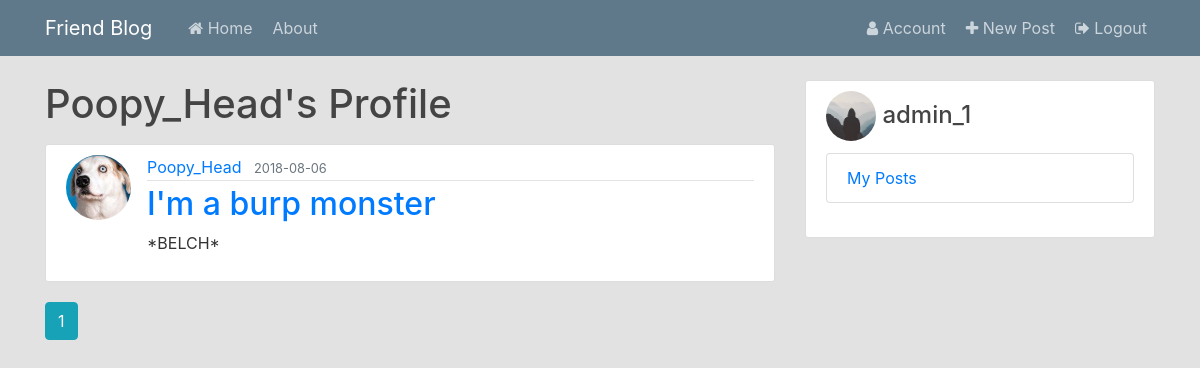
Page /user/Poopy_Head (signed in) on the committed database.
### flaskblog/models.py (models this page shows, shortened)
class User(db.Model, UserMixin):
    id = db.Column(db.Integer, primary_key=True)
    username = db.Column(db.String(20), unique=True, nullable=False)
    email = db.Column(db.String(120), unique=True, nullable=False)
    image_file = db.Column(db.String(20), nullable=False, default='default.jpg')
    password = db.Column(db.String(60), nullable=False)
    posts = db.relationship('Post', backref='author', lazy=True)

class Post(db.Model):
    id = db.Column(db.Integer, primary_key=True)
    title = db.Column(db.String(100), nullable=False)
    date_posted = db.Column(db.DateTime, nullable=False, default=datetime.now(tz=pytz.UTC).astimezone(pytz.timezone('US/Eastern')))
    content = db.Column(db.Text, nullable=False)
    month_now = datetime.now(tz=pytz.UTC).astimezone(pytz.timezone('US/Eastern')).strftime("%B")
    year_now = datetime.now(tz=pytz.UTC).astimezone(pytz.timezone('US/Eastern')).strftime("%Y")
    month = db.Column(db.Text, nullable=False, default=month_now)
    year = db.Column(db.Text, nullable=False, default=year_now)
    link = db.Column(db.Text, nullable=True)
    user_id = db.Column(db.Integer, db.ForeignKey('user.id'), nullable=False)

### flaskblog/users/routes.py (the view)
@users.route("/user/<string:username>")
def user_posts(username):
    page = request.args.get('page', 1, type=int)
    user = User.query.filter_by(username=username).first_or_404()
    posts = Post.query.filter_by(author=user)\
        .order_by(Post.date_posted.desc())\
        .paginate(page=page, per_page=5)
    return render_template('user_posts.html', posts=posts, user=user)

### flaskblog/models.py (called while the page is built)
@login_manager.user_loader
def load_user(user_id):
    return User.query.get(int(user_id))

### flaskblog/templates/user_posts.html (shortened to what this page needs)
{% extends "layout.html" %}
{% block content %}
  <h1 class="mb-3">{{ user.username }}'s Profile</h1>
    {% for post in posts.items %}
      <article class="media content-section">
        <img class='rounded-circle article-img' src="{{ url_for('static', filename='profile_pics/' + post.author.image_file) }}" alt="">
        <div class="media-body">
          <div class="article-metadata">
            <a class="mr-2" href="{{ url_for('users.user_posts', username=post.author.username) }}">{{ post.author.username }}</a>
            <small class="text-muted">{{ post.date_posted.strftime('%Y-%m-%d') }}</small>
          </div>
          <h2><a href="{{ url_for('posts.post', post_id=post.id) }}">{{ post.title }}</a></h2>
          <p class="article-content">{{ post.content }}</p>
        </div>
      </article>
    {% endfor %}
    {% for page_num in posts.iter_pages(left_edge=1, right_edge=1, left_current=1, right_current=2) %}
      {% if page_num %}
        {% if posts.page == page_num %}
          <a class="btn btn-info mb-4" href="{{ url_for('users.user_posts', username=user.username, page=page_num) }}">{{ page_num }}</a>
        {% else %}
          <a class="btn btn-outline-info mb-4" href="{{ url_for('users.user_posts', page=page_num, username=user.username) }}">{{ page_num }}</a>
        {% endif %}
      {% endif %}
    {% endfor %}
{% endblock content%}

### flaskblog/templates/layout.html (shortened to what this page needs)
<!DOCTYPE html>
<html lang="en">
<head>
  <link rel="stylesheet" href="https://stackpath.bootstrapcdn.com/font-awesome/4.7.0/css/font-awesome.min.css">
  <link rel="stylesheet" href="https://stackpath.bootstrapcdn.com/bootstrap/4.1.3/css/bootstrap.min.css">
  <link rel="stylesheet" type="text/css" href="{{url_for('static', filename='main.css')}}">
</head>
<body class="bg-body">
  <header class="site-header">
    <nav class="navbar navbar-expand-md navbar-dark bg-steel fixed-top">
      <div class="container">
        <a class="navbar-brand mr-4" href="/">Friend Blog</a>
        <div class="collapse navbar-collapse" id="navbarToggle">
          <div class="navbar-nav mr-auto">
            <a class="nav-item nav-link ml-1" href="{{ url_for('main.home') }}"><i class="fa fa-home" aria-hidden="true"></i>
              Home</a>
            <a class="nav-item nav-link ml-1" href="{{ url_for('main.about') }}">About</a>
          </div>
          <div class="navbar-nav">
            {% if current_user.is_authenticated %}
              <a class="nav-item nav-link mr-1" href="{{ url_for('users.account') }}"><i class="fa fa-user" aria-hidden="true"></i> Account</a>
              <a class="nav-item nav-link mr-1" href="{{ url_for('posts.new_post') }}"><i class="fa fa-plus" aria-hidden="true"></i> New Post</a>
              <a class="nav-item nav-link" href="{{ url_for('users.logout') }}"><i class="fa fa-sign-out" aria-hidden="true"></i> Logout</a>
            {% else %}
              <a class="nav-item nav-link" href="{{ url_for('users.login') }}"><i class="fa fa-sign-in" aria-hidden="true"></i>
                Login</a>
              <a class="nav-item nav-link" href="{{ url_for('users.register') }}">Register</a>
            {% endif %}
          </div>
        </div>
      </div>
    </nav>
  </header>
  <main role="main" class="container">
      <div class="row">
        <div class="col-md-8">
          {% block content %}
          {% endblock %}
        </div>
        <div class="col-md-4">
          <div class="content-section">
            {% if current_user.is_authenticated %}
              <h4><img class='rounded-circle' src="{{url_for('static', filename='profile_pics/' + current_user.image_file) }}" alt="" width="50px"> {{ current_user.username }}</h4>
            {% endif %}
              <ul class="list-group">
                {% if current_user.is_authenticated %}
                  <li class="list-group-item mt-1 mb-2"><a class="nav-link nav-item p-0" href="{{ url_for('users.user_posts', username=current_user.username) }}">My Posts</a></li>
                {% else %}
                  <small class="text-muted pl-1"><a href="{{ url_for('users.login') }}"> Login</a> to see Sidebar</small>
                {% endif %}
              </ul>
          </div>
        </div>
      </div>
    </main>
</body>
</html>

### flaskblog/static/main.css (style rules this page uses)
body { background: #fafafa; color: #333333; margin-top: 5rem; }
h1, h2, h3, h4, h5, h6 { color: #444444; }
.bg-steel { background-color: #5f788a; }
.site-header .navbar-nav .nav-link { color: #cbd5db; }
.content-section { background: #ffffff; padding: 10px 20px; border: 1px solid #dddddd; border-radius: 3px; margin-bottom: 20px; }
.article-content { white-space: pre-line; }
.article-img { height: 65px; width: 65px; margin-right: 16px; }
.article-metadata { padding-bottom: 1px; margin-bottom: 4px; border-bottom: 1px solid #e3e3e3 }

### flaskblog/templates/layout.html (style rules this page uses)
.bg-body { background-color: #e2e2e2; }

### rows in the picture
User: username "Poopy_Head"
Post: image_file (picture), author.username "Poopy_Head", date_posted "2018-08-06", title "I'm a burp monster", content "*BELCH*"
User: image_file (placeholder picture), username "admin_1"

### other values in the picture
{{ page_num }} "1"
